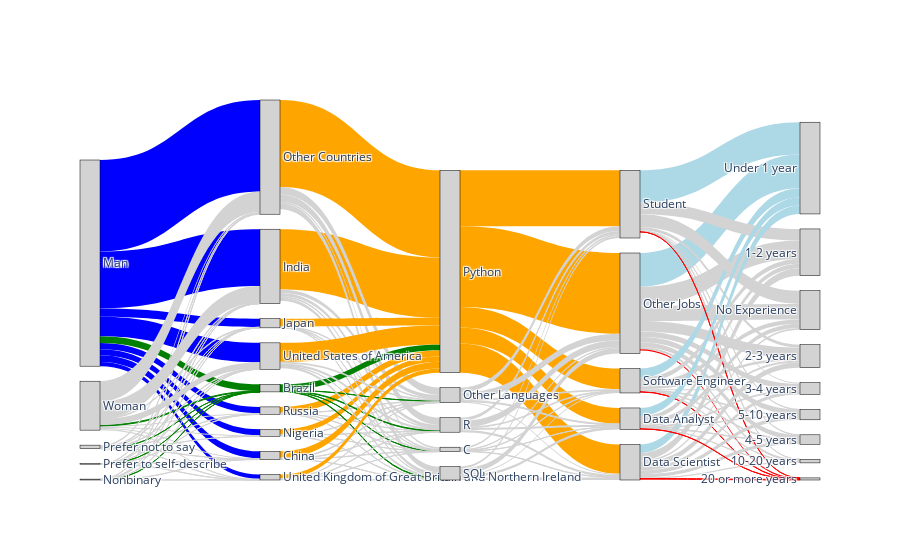

The notebook cell this image was saved under:
### Code cell
kaggle_df, descricao_colunas = receber_bases()
df_analise = tratar_dados(kaggle_df)
sankey_plot(df_analise, 
        columns = ['Genero', 'Pais', 'Linguagem', 'Cargo', 'Experiencia'], 
        color_at = ['Python', 'Man', 'Brazil', 'Under 1 year', '20 or more years'], 
        color = ['orange', 'blue', 'green', 'lightblue', 'red'])

### Figure 1 — Plotly figure (JSON) as saved in the notebook; plotly's stock layout.template omitted (floating-point values rounded to 4 significant figures; data arrays with more than 128 entries replaced by an {"elided": "..."} marker saying what was removed)
{"data": [{"link": {"color": {"elided": "157 str values"}, "source": {"elided": "157 int values"}, "target": {"elided": "157 int values"}, "value": {"elided": "157 int values"}}, "node": {"color": "lightgray", "label": ["Man", "Woman", "Nonbinary", "Prefer not to say", "Prefer to self-describe", "India", "Other Countries", "Russia", "Nigeria", "Japan", "Brazil", "China", "United States of America", "United Kingdom of Great Britain and Northern Ireland", "Other Jobs", "Software Engineer", "Student", "Data Scientist", "Data Analyst", "Python", "SQL", "R", "Other Languages", "C", "5-10 years", "Under 1 year", "No Experience", "10-20 years", "2-3 years", "1-2 years", "4-5 years", "3-4 years", "20 or more years"], "line": {"color": "black", "width": 0.5}, "pad": 15, "thickness": 20}, "type": "sankey"}], "layout": {}}
